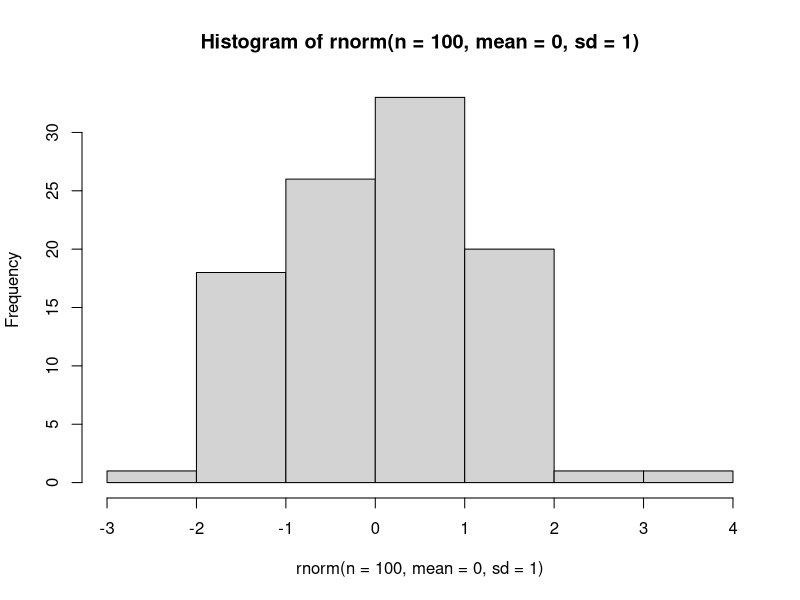

The R source for this figure: (Note: this script raises an error after producing the figure.)
## ---- chunk 1
rnorm(n = 100, mean = 0, sd = 1) |>
  hist()
## ---- chunk 2
5 + 5
3 / 5
## ---- chunk 3
5 == 5 # is equal
5 != 5 # is not equal
TRUE | FALSE # | = OR
T & F # & = AND
# TRUE and FALSE can be abbreviated to T and F but not recommended.
!TRUE # ! = NOT
2 > 5
5 <= 10
## ---- chunk 4
x <- 5
y = 4
## ---- chunk 5
inflation_uplift <- 1.02
## ---- chunk 6
rnorm(n = 100, mean = 0, sd = 1)
rnorm(100, 0 ,1 )
## ---- chunk 7
rnorm(100, 100, 100)
## ---- chunk 8
ls()
ls
## ---- chunk 9
class(5L)
class(5.0)
## ---- chunk 10
class("5")
class("foo")
## ---- chunk 11
5/3
## ---- chunk 12
"10" > "2"
## ---- chunk 13
school_status <- c("LA Maintained", "Non-LA Maintained")
school_status <- factor(school_status)
## ---- chunk 14
teachers <- c("M1", "M4", "M2")

teachers_factor <- ordered(teachers,
                           levels = c("M1", "M2", "M3", "M4"))

teachers_factor[3] > teachers_factor[2]
## ---- chunk 15
c(10, 20, 30)[3]
## ---- chunk 16
TRUE
T
FALSE
F
## ---- chunk 17
TRUE + TRUE # Implicit
as.numeric(TRUE) # Explicit
as.numeric(FALSE) # Explicit
## ---- chunk 18
"5" + "8"
as.numeric("5") + as.numeric("3")

as.numeric
as.character
as.Date
as.logical
as.
## ---- chunk 19
1 == c(1)
## ---- chunk 20
economic_data <- c(1:3) # same as c(1,2,3)

economic_data * inflation_uplift # inflation_uplift was a vector of length 1

length(economic_data)
length(inflation_uplift)

yearly_inflation_uplift <- c(1.02, 1.07, 1.20)

economic_data * yearly_inflation_uplift
## ---- chunk 21
economic_data * c(1.02, 1000) # Will work but gives warning message

c(1:10) + c(10, 100) # Will works but you should never use it

length(c(1:10))
length(c(10, 100))
## ---- chunk 22
data(iris); force(iris)
## ---- chunk 23

class(iris) # Type of object

names(iris) # Names of data.frame

str(iris) # Structure

summary(iris)
## ---- chunk 24
install.packages("tidyverse")
## ---- chunk 25
library(tidyverse)
